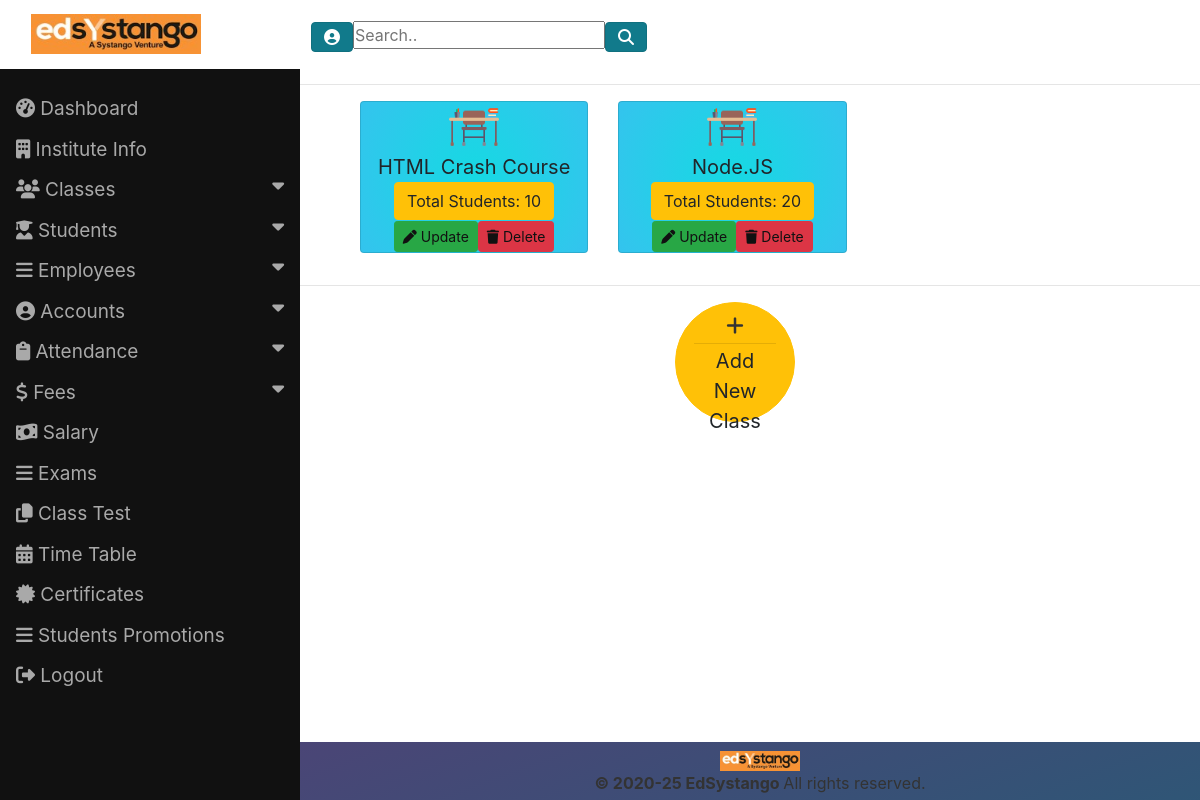
The app's page /allclasses/ (signed in) with its own data.
### EDApp/models.py (models this page shows, shortened)
class Classes(models.Model):
    name_of_class=models.CharField(max_length=100)
    monthly_fees=models.DecimalField(max_digits=10,decimal_places=2)
    subjects=models.CharField(max_length=50, choices=SUBJECT_CHOICES)
    marks=models.CharField(max_length=100)
    total_students = models.CharField(max_length=50, default='')
    reg_no = models.ForeignKey(Students, on_delete=models.CASCADE, null=True, default="")

### EDApp/views.py (the view)
# urls.py: path('allclasses/', views.AllClasses.as_view(),name='homeclass'),
class AllClasses(ListView):
    model = Classes

### templates/EDApp/classes_list.html (shortened to what this page needs)
{% extends 'EDApp/commonpage.html' %}
{% block parentblock %}
{% load static %}
<head>
  <link rel="stylesheet" href="/static/css/main.css">
</head>
<body>
<hr>
<div class="container">
<div class="row">
{% if classes_list %}
{% for class in classes_list %}
<div class="col-md-6 col-xl-4">
    <div class="card mb-3 text3 bg-arielle-smile">
        <div class="widget-content-wrapper text-black">
            <div class="widget-content-center" style="text-align:center">
                <img src="{% static 'images/table.png' %}" style="width:50px;height:50px;">
                <div>{{class.name_of_class}}</div>
                <div><button class="btn btn-warning">Total Students: {{class.total_students}}</div>
                <button class="btn btn-success btn-sm"><a href="/updateclass/{{class.id}}" style="color:#111111"><i class="fas fa-pen"></i> Update</a> <button class="btn btn-danger btn-sm"><a href="/delete/{{class.id}}" style="color:#111111"><i class="fas fa-trash"></i> Delete</a>
            </div>
        </div>
    </div>
</div>
{% endfor %}
{% else %}
No Data Found
{% endif %}
</div>
</div>
<hr>
<div class="container">
<div class="row1">
<a href="/newclass" style="background:none; text-align:center"><button class="btn btn-warning btn-lg" style="border-radius:50%;width:120px;height:120px;"><i class="fas fa-plus"  style="color:#333;"></i>
  <hr style="margin:2px;">Add New Class</button>
</div>
</div>
</body>
{% endblock %}

### static/css/main.css (style rules this page uses)
* { padding: 0; margin: 0; }
body { background-image: url("https://blog.hdwallsource.com/wp-content/uploads/2014/11/gradient-background-26046-26731-hd-wallpapers.jpg.png"); background-size: 100%; }
.container { text-align: left; top: 50%; left: 50%; width: 100%; }
.bg-arielle-smile { background-image:radial-gradient(circle 248px at center, #16d9e3 0%, #30c7ec 47%, #46aef7 100%) !important }
.text3 { animation-name: zoomInDown; animation-duration: 1s; }

### templates/EDApp/classes_list.html (style rules this page uses)
.row { margin-left: 250px; font-size: 20px; padding: 0px 50px; }
.row1 { margin-left: 460px; font-size: 20px; padding: 0px 170px; }

### records on screen
Classes: name_of_class "HTML Crash Course", total_students "10"
Classes: name_of_class "Node.JS", total_students "20"
